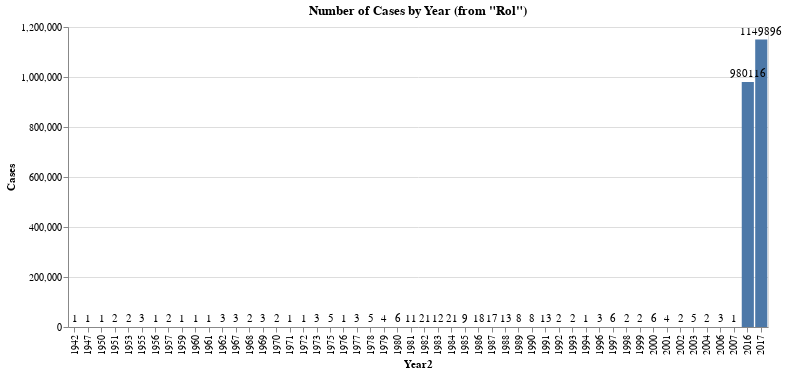

Notebook source saved alongside this figure:
### Code cell
horizontal_bar_chart(df, 'Year2', font_size=11, width=700).properties(
    title = 'Number of Cases by Year (from "Rol")'
)

### Figure 1 — Vega-Lite specification as saved in the notebook (floating-point values rounded to 4 significant figures)
{"config": {"view": {"continuousWidth": 400, "continuousHeight": 300}}, "layer": [{"mark": "bar", "encoding": {"x": {"type": "ordinal", "field": "Year2"}, "y": {"type": "quantitative", "field": "Cases"}}, "width": 700}, {"mark": {"type": "text", "align": "center", "dy": -8, "fontSize": 11}, "encoding": {"text": {"type": "quantitative", "field": "Cases"}, "x": {"type": "ordinal", "field": "Year2"}, "y": {"type": "quantitative", "field": "Cases"}}, "width": 700}], "data": {"name": "data-dbc1c08c75611a0643456805682345ea"}, "title": "Number of Cases by Year (from \"Rol\")", "$schema": "https://vega.github.io/schema/vega-lite/v4.8.1.json", "datasets": {"data-dbc1c08c75611a0643456805682345ea": [{"Year2": "2017", "Cases": 1149896}, {"Year2": "2016", "Cases": 980116}, {"Year2": "1984", "Cases": 21}, {"Year2": "1982", "Cases": 21}, {"Year2": "1986", "Cases": 18}, {"Year2": "1987", "Cases": 17}, {"Year2": "1991", "Cases": 13}, {"Year2": "1988", "Cases": 13}, {"Year2": "1983", "Cases": 12}, {"Year2": "1981", "Cases": 11}, {"Year2": "1985", "Cases": 9}, {"Year2": "1990", "Cases": 8}, {"Year2": "1989", "Cases": 8}, {"Year2": "1997", "Cases": 6}, {"Year2": "2000", "Cases": 6}, {"Year2": "1980", "Cases": 6}, {"Year2": "1975", "Cases": 5}, {"Year2": "2003", "Cases": 5}, {"Year2": "1978", "Cases": 5}, {"Year2": "2001", "Cases": 4}, {"Year2": "1979", "Cases": 4}, {"Year2": "1955", "Cases": 3}, {"Year2": "2006", "Cases": 3}, {"Year2": "1996", "Cases": 3}, {"Year2": "1977", "Cases": 3}, {"Year2": "1962", "Cases": 3}, {"Year2": "1967", "Cases": 3}, {"Year2": "1973", "Cases": 3}, {"Year2": "1969", "Cases": 3}, {"Year2": "1951", "Cases": 2}, {"Year2": "2004", "Cases": 2}, {"Year2": "2002", "Cases": 2}, {"Year2": "1970", "Cases": 2}, {"Year2": "1968", "Cases": 2}, {"Year2": "1953", "Cases": 2}, {"Year2": "1999", "Cases": 2}, {"Year2": "1998", "Cases": 2}, {"Year2": "1993", "Cases": 2}, {"Year2": "1957", "Cases": 2}, {"Year2": "1992", "Cases": 2}, {"Year2": "1972", "Cases": 1}, {"Year2": "2007", "Cases": 1}, {"Year2": "1971", "Cases": 1}, {"Year2": "1942", "Cases": 1}, {"Year2": "1947", "Cases": 1}, {"Year2": "1959", "Cases": 1}, {"Year2": "1994", "Cases": 1}, {"Year2": "1956", "Cases": 1}, {"Year2": "1961", "Cases": 1}, {"Year2": "1976", "Cases": 1}, {"Year2": "1950", "Cases": 1}, {"Year2": "1960", "Cases": 1}]}}
